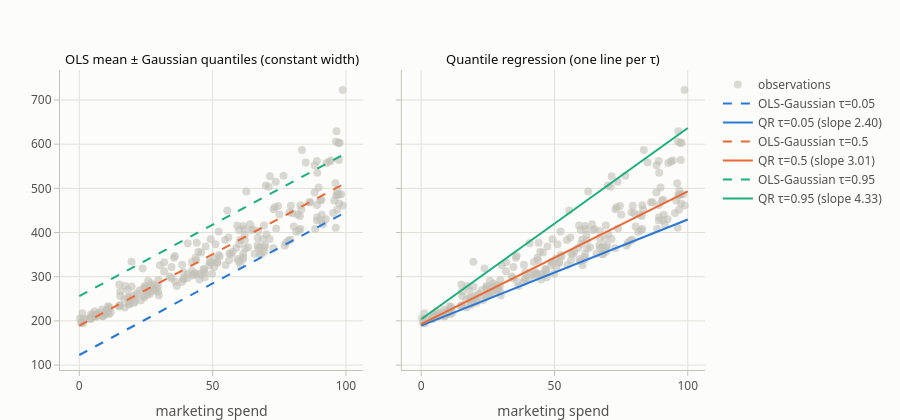

Source (notebook cell):
### Markdown cell above
## 1. Toy example: why quantile regression handles heteroscedasticity

Monthly sales vs marketing spend where the noise **grows with spend and is right-skewed**.
OLS + a Gaussian band assumes constant spread; quantile regression fits a separate line per $\tau$.

### Code cell
n = 240
x = rng.uniform(0, 100, n)
y = 200 + 3 * x + (5 + 0.4 * x) * (rng.gamma(2.0, 1.0, n) - 2.0)
X = sm.add_constant(x)
xs = np.linspace(0, 100, 50); Xs = sm.add_constant(xs)

ols = sm.OLS(y, X).fit()
fig = pf.subplots(1, 2, titles=["OLS mean ± Gaussian quantiles (constant width)", "Quantile regression (one line per τ)"],
                  shared_yaxes=True, height=420)
for c in (1, 2):
    fig.add_trace(go.Scatter(x=x, y=y, mode="markers", name="observations", showlegend=c == 1,
                             marker=dict(color=pf.INK["neutral"], size=8, opacity=0.6),
                             hovertemplate="spend %{x:.0f} → sales %{y:.0f}<extra></extra>"), row=1, col=c)
for k, tau in enumerate([0.05, 0.5, 0.95]):
    qr = QuantReg(y, X).fit(q=tau)
    fig.add_trace(go.Scatter(x=xs, y=ols.predict(Xs) + stats.norm.ppf(tau) * np.sqrt(ols.scale), mode="lines",
                             name=f"OLS-Gaussian τ={tau}", line=dict(color=pf.SERIES[k], width=2, dash="dash")), row=1, col=1)
    fig.add_trace(go.Scatter(x=xs, y=qr.predict(Xs), mode="lines", name=f"QR τ={tau} (slope {qr.params[1]:.2f})",
                             line=dict(color=pf.SERIES[k], width=2)), row=1, col=2)
fig.update_xaxes(title_text="marketing spend")
fig.show()

for tau in [0.05, 0.5, 0.95]:
    q_ols = ols.fittedvalues + stats.norm.ppf(tau) * np.sqrt(ols.scale)
    q_qr = QuantReg(y, X).fit(q=tau).fittedvalues
    print(f"τ={tau}:  share below  OLS-Gaussian={np.mean(y <= q_ols):.2f}   QR={np.mean(y <= q_qr):.2f}")

### Figure 1 — Plotly figure (JSON) as saved in the notebook; plotly's stock layout.template omitted (floating-point values rounded to 4 significant figures; data arrays with more than 128 entries replaced by an {"elided": "..."} marker saying what was removed)
{"data": [{"hovertemplate": "spend %{x:.0f} → sales %{y:.0f}<extra></extra>", "marker": {"color": "#c3c2b7", "opacity": 0.6, "size": 8}, "mode": "markers", "name": "observations", "showlegend": true, "type": "scatter", "x": {"elided": "240 float values"}, "xaxis": "x", "y": {"elided": "240 float values"}, "yaxis": "y"}, {"hovertemplate": "spend %{x:.0f} → sales %{y:.0f}<extra></extra>", "marker": {"color": "#c3c2b7", "opacity": 0.6, "size": 8}, "mode": "markers", "name": "observations", "showlegend": false, "type": "scatter", "x": {"elided": "240 float values"}, "xaxis": "x2", "y": {"elided": "240 float values"}, "yaxis": "y2"}, {"line": {"color": "#2a78d6", "dash": "dash", "width": 2}, "mode": "lines", "name": "OLS-Gaussian τ=0.05", "type": "scatter", "x": [0.0, 2.041, 4.082, 6.122, 8.163, 10.2, 12.24, 14.29, 16.33, 18.37, 20.41, 22.45, 24.49, 26.53, 28.57, 30.61, 32.65, 34.69, 36.73, 38.78, 40.82, 42.86, 44.9, 46.94, 48.98, 51.02, 53.06, 55.1, 57.14, 59.18, 61.22, 63.27, 65.31, 67.35, 69.39, 71.43, 73.47, 75.51, 77.55, 79.59, 81.63, 83.67, 85.71, 87.76, 89.8, 91.84, 93.88, 95.92, 97.96, 100.0], "xaxis": "x", "y": [122.8, 129.4, 136.0, 142.6, 149.2, 155.8, 162.4, 169.0, 175.6, 182.2, 188.8, 195.4, 202.0, 208.6, 215.2, 221.8, 228.4, 235.0, 241.6, 248.2, 254.8, 261.4, 268.0, 274.6, 281.2, 287.8, 294.4, 301.0, 307.6, 314.2, 320.8, 327.4, 334.0, 340.6, 347.2, 353.8, 360.4, 367.0, 373.6, 380.2, 386.8, 393.4, 400.0, 406.6, 413.1, 419.7, 426.3, 432.9, 439.5, 446.1], "yaxis": "y"}, {"line": {"color": "#2a78d6", "width": 2}, "mode": "lines", "name": "QR τ=0.05 (slope 2.40)", "type": "scatter", "x": [0.0, 2.041, 4.082, 6.122, 8.163, 10.2, 12.24, 14.29, 16.33, 18.37, 20.41, 22.45, 24.49, 26.53, 28.57, 30.61, 32.65, 34.69, 36.73, 38.78, 40.82, 42.86, 44.9, 46.94, 48.98, 51.02, 53.06, 55.1, 57.14, 59.18, 61.22, 63.27, 65.31, 67.35, 69.39, 71.43, 73.47, 75.51, 77.55, 79.59, 81.63, 83.67, 85.71, 87.76, 89.8, 91.84, 93.88, 95.92, 97.96, 100.0], "xaxis": "x2", "y": [189.4, 194.3, 199.2, 204.1, 209.0, 213.9, 218.8, 223.7, 228.6, 233.5, 238.4, 243.3, 248.2, 253.1, 258.0, 262.9, 267.8, 272.7, 277.6, 282.5, 287.4, 292.3, 297.2, 302.1, 307.0, 311.9, 316.8, 321.7, 326.6, 331.5, 336.4, 341.3, 346.2, 351.2, 356.1, 361.0, 365.9, 370.8, 375.7, 380.6, 385.5, 390.4, 395.3, 400.2, 405.1, 410.0, 414.9, 419.8, 424.7, 429.6], "yaxis": "y2"}, {"line": {"color": "#eb6834", "dash": "dash", "width": 2}, "mode": "lines", "name": "OLS-Gaussian τ=0.5", "type": "scatter", "x": [0.0, 2.041, 4.082, 6.122, 8.163, 10.2, 12.24, 14.29, 16.33, 18.37, 20.41, 22.45, 24.49, 26.53, 28.57, 30.61, 32.65, 34.69, 36.73, 38.78, 40.82, 42.86, 44.9, 46.94, 48.98, 51.02, 53.06, 55.1, 57.14, 59.18, 61.22, 63.27, 65.31, 67.35, 69.39, 71.43, 73.47, 75.51, 77.55, 79.59, 81.63, 83.67, 85.71, 87.76, 89.8, 91.84, 93.88, 95.92, 97.96, 100.0], "xaxis": "x", "y": [189.4, 196.0, 202.6, 209.2, 215.8, 222.4, 229.0, 235.6, 242.2, 248.8, 255.4, 262.0, 268.6, 275.2, 281.8, 288.4, 295.0, 301.6, 308.2, 314.8, 321.4, 328.0, 334.6, 341.2, 347.8, 354.4, 361.0, 367.5, 374.1, 380.7, 387.3, 393.9, 400.5, 407.1, 413.7, 420.3, 426.9, 433.5, 440.1, 446.7, 453.3, 459.9, 466.5, 473.1, 479.7, 486.3, 492.9, 499.5, 506.1, 512.7], "yaxis": "y"}, {"line": {"color": "#eb6834", "width": 2}, "mode": "lines", "name": "QR τ=0.5 (slope 3.01)", "type": "scatter", "x": [0.0, 2.041, 4.082, 6.122, 8.163, 10.2, 12.24, 14.29, 16.33, 18.37, 20.41, 22.45, 24.49, 26.53, 28.57, 30.61, 32.65, 34.69, 36.73, 38.78, 40.82, 42.86, 44.9, 46.94, 48.98, 51.02, 53.06, 55.1, 57.14, 59.18, 61.22, 63.27, 65.31, 67.35, 69.39, 71.43, 73.47, 75.51, 77.55, 79.59, 81.63, 83.67, 85.71, 87.76, 89.8, 91.84, 93.88, 95.92, 97.96, 100.0], "xaxis": "x2", "y": [192.8, 198.9, 205.0, 211.2, 217.3, 223.4, 229.6, 235.7, 241.8, 248.0, 254.1, 260.2, 266.4, 272.5, 278.6, 284.8, 290.9, 297.1, 303.2, 309.3, 315.5, 321.6, 327.7, 333.9, 340.0, 346.1, 352.3, 358.4, 364.5, 370.7, 376.8, 382.9, 389.1, 395.2, 401.3, 407.5, 413.6, 419.8, 425.9, 432.0, 438.2, 444.3, 450.4, 456.6, 462.7, 468.8, 475.0, 481.1, 487.2, 493.4], "yaxis": "y2"}, {"line": {"color": "#1baf7a", "dash": "dash", "width": 2}, "mode": "lines", "name": "OLS-Gaussian τ=0.95", "type": "scatter", "x": [0.0, 2.041, 4.082, 6.122, 8.163, 10.2, 12.24, 14.29, 16.33, 18.37, 20.41, 22.45, 24.49, 26.53, 28.57, 30.61, 32.65, 34.69, 36.73, 38.78, 40.82, 42.86, 44.9, 46.94, 48.98, 51.02, 53.06, 55.1, 57.14, 59.18, 61.22, 63.27, 65.31, 67.35, 69.39, 71.43, 73.47, 75.51, 77.55, 79.59, 81.63, 83.67, 85.71, 87.76, 89.8, 91.84, 93.88, 95.92, 97.96, 100.0], "xaxis": "x", "y": [256.0, 262.6, 269.2, 275.8, 282.4, 289.0, 295.6, 302.2, 308.8, 315.4, 321.9, 328.5, 335.1, 341.7, 348.3, 354.9, 361.5, 368.1, 374.7, 381.3, 387.9, 394.5, 401.1, 407.7, 414.3, 420.9, 427.5, 434.1, 440.7, 447.3, 453.9, 460.5, 467.1, 473.7, 480.3, 486.9, 493.5, 500.1, 506.7, 513.3, 519.9, 526.5, 533.1, 539.7, 546.3, 552.9, 559.5, 566.1, 572.7, 579.3], "yaxis": "y"}, {"line": {"color": "#1baf7a", "width": 2}, "mode": "lines", "name": "QR τ=0.95 (slope 4.33)", "type": "scatter", "x": [0.0, 2.041, 4.082, 6.122, 8.163, 10.2, 12.24, 14.29, 16.33, 18.37, 20.41, 22.45, 24.49, 26.53, 28.57, 30.61, 32.65, 34.69, 36.73, 38.78, 40.82, 42.86, 44.9, 46.94, 48.98, 51.02, 53.06, 55.1, 57.14, 59.18, 61.22, 63.27, 65.31, 67.35, 69.39, 71.43, 73.47, 75.51, 77.55, 79.59, 81.63, 83.67, 85.71, 87.76, 89.8, 91.84, 93.88, 95.92, 97.96, 100.0], "xaxis": "x2", "y": [203.8, 212.6, 221.4, 230.3, 239.1, 248.0, 256.8, 265.6, 274.5, 283.3, 292.1, 301.0, 309.8, 318.6, 327.5, 336.3, 345.1, 354.0, 362.8, 371.6, 380.5, 389.3, 398.1, 407.0, 415.8, 424.6, 433.5, 442.3, 451.1, 460.0, 468.8, 477.6, 486.5, 495.3, 504.1, 513.0, 521.8, 530.6, 539.5, 548.3, 557.2, 566.0, 574.8, 583.7, 592.5, 601.3, 610.2, 619.0, 627.8, 636.7], "yaxis": "y2"}], "layout": {"annotations": [{"font": {"color": "#0b0b0b", "size": 13}, "showarrow": false, "text": "OLS mean ± Gaussian quantiles (constant width)", "x": 0.235, "xanchor": "center", "xref": "paper", "y": 1, "yanchor": "bottom", "yref": "paper"}, {"font": {"color": "#0b0b0b", "size": 13}, "showarrow": false, "text": "Quantile regression (one line per τ)", "x": 0.765, "xanchor": "center", "xref": "paper", "y": 1, "yanchor": "bottom", "yref": "paper"}], "height": 420, "title": {}, "xaxis": {"anchor": "y", "domain": [0, 0.47], "title": {"text": "marketing spend"}}, "xaxis2": {"anchor": "y2", "domain": [0.53, 1], "title": {"text": "marketing spend"}}, "yaxis": {"anchor": "x", "domain": [0, 1]}, "yaxis2": {"anchor": "x2", "domain": [0, 1], "matches": "y", "showticklabels": false}}}
